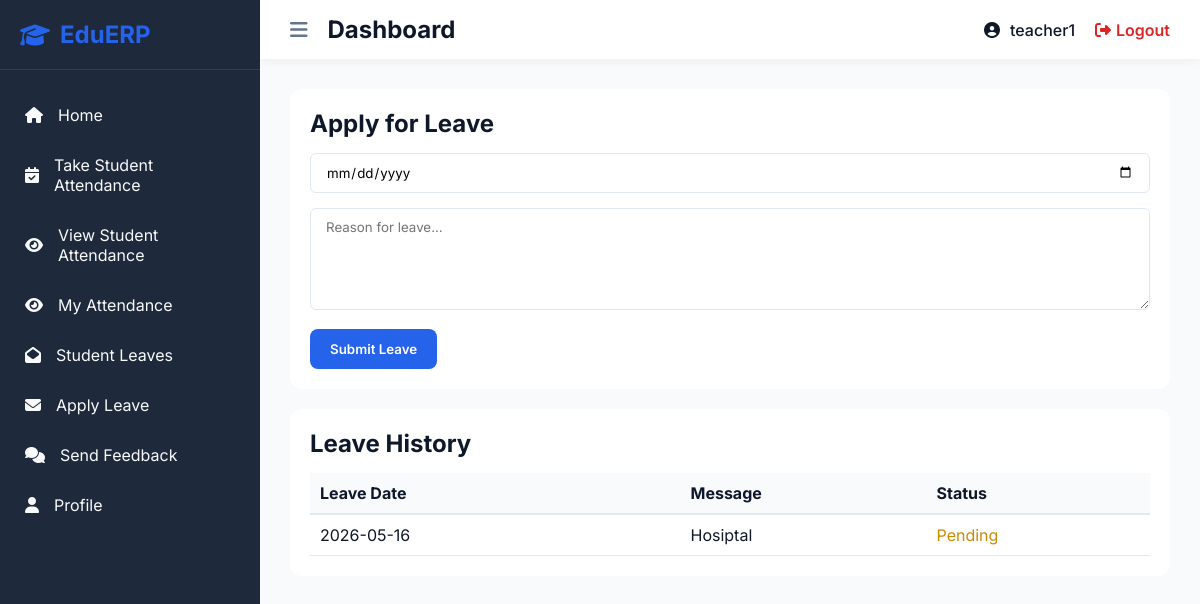
Screenshot of /staff/apply_leave/ (signed in) with the database file from the repository.
### accounts/models.py (models this page shows)
class CustomUser(AbstractUser):
    USER_TYPE_CHOICES = ((1, "HOD"), (2, "Staff"), (3, "Student"))
    user_type = models.IntegerField(choices=USER_TYPE_CHOICES, default=1)
    class Meta:
        db_table = 'CUSTOM_USER_TABLE'

### students/models.py (models this page shows)
class LeaveReport(models.Model):
    id = models.AutoField(primary_key=True)
    user = models.ForeignKey(CustomUser, on_delete=models.CASCADE)
    leave_date = models.CharField(max_length=255)
    leave_message = models.TextField()
    leave_status = models.IntegerField(default=0)
    created_at = models.DateTimeField(auto_now_add=True)
    updated_at = models.DateTimeField(auto_now=True)
    class Meta:
        db_table = 'LEAVE_TABLE'

### staff/views.py (the view)
# urls.py: path('apply_leave/', views.staff_apply_leave, name='staff_apply_leave'),
@login_required(login_url='/')
def staff_apply_leave(request):
    return render(request, 'staff/apply_leave.html', {
        'leaves': LeaveReport.objects.filter(user=request.user),
    })

### staff/templates/staff/apply_leave.html (shortened to what this page needs)
{% extends 'base.html' %}
{% block content %}
<div class="content-section" style="background: white; padding: 20px; border-radius: 12px;">
    <h2>Apply for Leave</h2>
    <form action="{% if request.user.user_type == 2 %}{% url 'staff_leave_save' %}{% else %}{% url 'student_leave_save' %}{% endif %}" method="POST" style="margin-top: 15px;">
        <input type="date" name="leave_date" class="form-input" required style="margin-bottom: 15px;">
        <textarea name="leave_msg" rows="5" class="form-input" placeholder="Reason for leave..." required></textarea>
        <button type="submit" class="btn-primary" style="margin-top: 15px;">Submit Leave</button>
    </form>
</div>
<div class="content-section" style="background: white; padding: 20px; border-radius: 12px; margin-top: 20px;">
    <h2>Leave History</h2>
    <table style="width: 100%; text-align: left; margin-top: 15px; border-collapse: collapse;">
        <tr style="background: var(--bg-color); border-bottom: 2px solid var(--border-color);">
            <th style="padding: 10px;">Leave Date</th>
            <th>Message</th>
            <th>Status</th>
        </tr>
        {% for leave in leaves %}
        <tr style="border-bottom: 1px solid var(--border-color);">
            <td style="padding: 10px;">{{ leave.leave_date }}</td>
            <td>{{ leave.leave_message }}</td>
            <td>
                {% if leave.leave_status == 1 %} <span style="color: var(--success);">Approved</span>
                {% elif leave.leave_status == 2 %} <span style="color: var(--danger);">Rejected</span>
                {% else %} <span style="color: var(--warning);">Pending</span> {% endif %}
            </td>
        </tr>
        {% endfor %}
    </table>
</div>
{% endblock %}

### templates/base.html (shortened to what this page needs)
<!DOCTYPE html>
<html lang="en">
<head>
    <link rel="stylesheet" href="https://cdnjs.cloudflare.com/ajax/libs/font-awesome/6.4.0/css/all.min.css">
    <link rel="stylesheet" href="/static/css/style.css">
</head>
<body>
    <div class="app-container">
        <aside class="sidebar">
            <div class="sidebar-header">
                <h2><i class="fas fa-graduation-cap"></i> EduERP</h2>
            </div>
            <ul class="sidebar-menu">
                {% if request.user.user_type == 1 %}
                    <li><a href="{% url 'admin_home' %}"><i class="fas fa-home"></i> Home</a></li>
                    <li><a href="{% url 'manage_staff' %}"><i class="fas fa-users"></i> Staff</a></li>
                    <li><a href="{% url 'manage_student' %}"><i class="fas fa-user-graduate"></i> Students</a></li>
                    <li><a href="{% url 'manage_course' %}"><i class="fas fa-book"></i> Courses</a></li>
                    <li><a href="{% url 'manage_subject' %}"><i class="fas fa-book-open"></i> Subjects</a></li>
                    <li><a href="{% url 'admin_staff_attendance' %}"><i class="fas fa-calendar-check"></i> Staff Attendance</a></li>
                    <li><a href="{% url 'admin_leave_requests' %}"><i class="fas fa-envelope"></i> Leave Requests</a></li>
                    <li><a href="{% url 'admin_feedback_message' %}"><i class="fas fa-comments"></i> Feedback</a></li>
                {% elif request.user.user_type == 2 %}
                    <li><a href="{% url 'staff_home' %}"><i class="fas fa-home"></i> Home</a></li>
                    <li><a href="{% url 'staff_take_attendance' %}"><i class="fas fa-calendar-check"></i> Take Student Attendance</a></li>
                    <li><a href="{% url 'staff_view_attendance' %}"><i class="fas fa-eye"></i> View Student Attendance</a></li>
                    <li><a href="{% url 'staff_view_personal_attendance' %}"><i class="fas fa-eye"></i> My Attendance</a></li>
                    <li><a href="{% url 'staff_student_leave_requests' %}"><i class="fas fa-envelope-open"></i> Student Leaves</a></li>
                    <li><a href="{% url 'staff_apply_leave' %}"><i class="fas fa-envelope"></i> Apply Leave</a></li>
                    <li><a href="{% url 'staff_feedback' %}"><i class="fas fa-comments"></i> Send Feedback</a></li>
                {% endif %}
                <li><a href="{% url 'profile_view' %}"><i class="fas fa-user"></i> Profile</a></li>
            </ul>
        </aside>
        <div class="main-content">
            <header class="top-header">
                <div class="header-left">
                    <button id="toggle-sidebar" class="btn-icon"><i class="fas fa-bars"></i></button>
                    <h2>{% block page_title %}Dashboard{% endblock %}</h2>
                </div>
                <div class="header-right">
                    <div class="user-profile">
                        <i class="fas fa-user-circle"></i>
                        <a href="{% url 'profile_view' %}" style="text-decoration: none; color: inherit;">{{ request.user.username }}</a>
                    </div>
                    <a href="{% url 'logout_user' %}" class="btn-logout"><i class="fas fa-sign-out-alt"></i> Logout</a>
                </div>
            </header>
            <main class="page-content">
                {% block content %}
                {% endblock %}
            </main>
        </div>
    </div>
</body>
</html>

### static/css/style.css (style rules this page uses)
:root { --primary: #2563eb; --primary-hover: #1d4ed8; --secondary: #475569; --bg-color: #f8fafc; --card-bg: #ffffff; --text-main: #0f172a; --text-muted: #64748b; --border-color: #e2e8f0; --sidebar-bg: #1e293b; --sidebar-text: #f8fafc; --sidebar-hover: #334155; --sidebar-active: #475569; --success: #16a34a; --danger: #dc2626; --warning: #ca8a04; }
* { margin: 0; padding: 0; box-sizing: border-box; font-family: 'Inter', sans-serif; }
body { background-color: var(--bg-color); color: var(--text-main); }
.btn-primary { background: var(--primary); color: white; border: none; padding: 12px 20px; border-radius: 8px; cursor: pointer; font-weight: 600; transition: all 0.3s; }
.app-container { display: flex; min-height: 100vh; }
.sidebar { width: 260px; background: var(--sidebar-bg); color: var(--sidebar-text); transition: all 0.3s; position: fixed; height: 100vh; z-index: 100; }
.sidebar-header { padding: 20px; border-bottom: 1px solid rgba(255,255,255,0.1); }
.sidebar-header h2 { display: flex; align-items: center; gap: 10px; font-size: 24px; color: var(--primary); }
.sidebar-menu { list-style: none; padding: 20px 0; }
.sidebar-menu li a { display: flex; align-items: center; gap: 15px; padding: 15px 25px; color: var(--sidebar-text); text-decoration: none; transition: all 0.3s; }
.main-content { flex: 1; margin-left: 260px; transition: all 0.3s; }
.top-header { background: var(--card-bg); padding: 15px 30px; display: flex; justify-content: space-between; align-items: center; box-shadow: 0 2px 10px rgba(0,0,0,0.05); position: sticky; top: 0; z-index: 90; }
.header-left { display: flex; align-items: center; gap: 20px; }
.btn-icon { background: none; border: none; font-size: 20px; color: var(--text-muted); cursor: pointer; transition: color 0.3s; }
.header-right { display: flex; align-items: center; gap: 20px; }
.user-profile { display: flex; align-items: center; gap: 10px; font-weight: 500; }
.btn-logout { color: var(--danger); text-decoration: none; display: flex; align-items: center; gap: 5px; font-weight: 600; transition: opacity 0.3s; }
.page-content { padding: 30px; }
.form-input { width: 100%; padding: 10px 15px; border: 1px solid var(--border-color); border-radius: 6px; outline: none; font-family: 'Inter', sans-serif; }

### rows the page displays
CustomUser: user.username "teacher1"
LeaveReport: leave_date "2026-05-16", leave_message "Hosiptal", leave_status "Pending"
